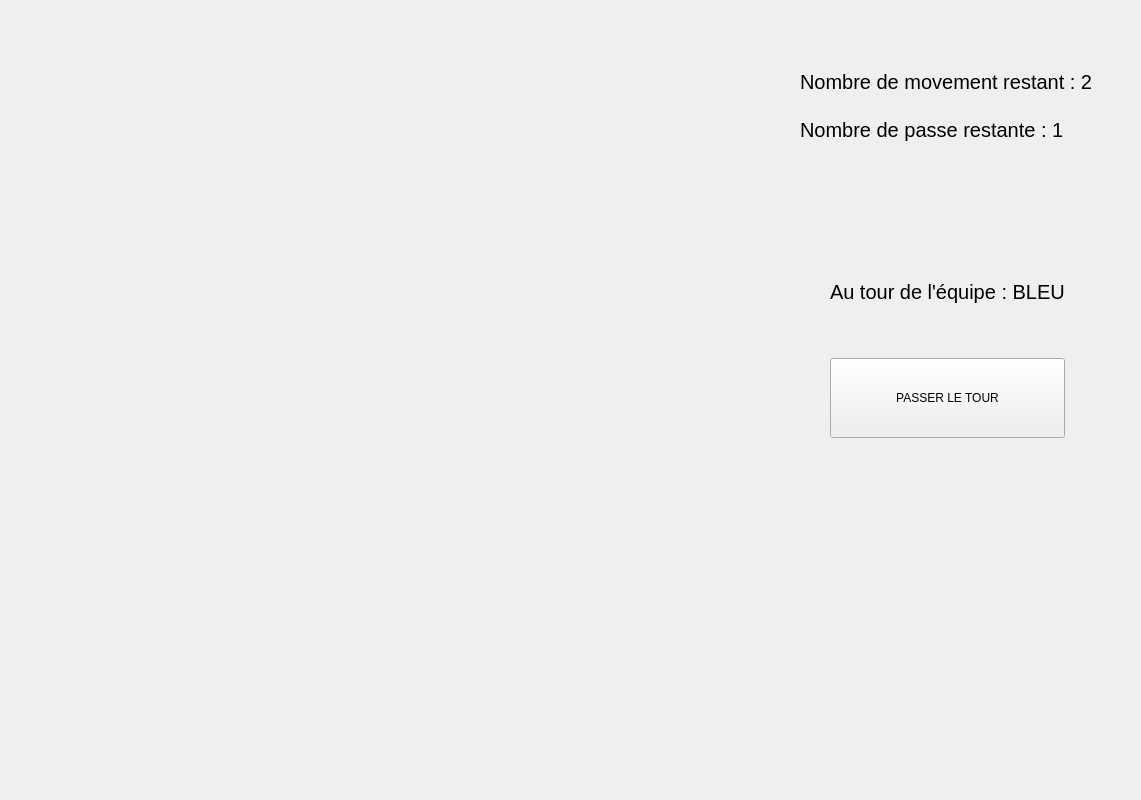
<?xml version="1.0" encoding="UTF-8"?>
<ui version="4.0">
 <class>Test</class>
 <widget class="QWidget" name="Test">
  <property name="geometry">
   <rect>
    <x>0</x>
    <y>0</y>
    <width>1141</width>
    <height>800</height>
   </rect>
  </property>
  <property name="minimumSize">
   <size>
    <width>1141</width>
    <height>800</height>
   </size>
  </property>
  <property name="windowTitle">
   <string>Form</string>
  </property>
  <widget class="BoardGui" name="widget" native="true">
   <property name="geometry">
    <rect>
     <x>20</x>
     <y>30</y>
     <width>750</width>
     <height>750</height>
    </rect>
   </property>
   <property name="minimumSize">
    <size>
     <width>750</width>
     <height>750</height>
    </size>
   </property>
  </widget>
  <widget class="QWidget" name="layoutWidget">
   <property name="geometry">
    <rect>
     <x>800</x>
     <y>60</y>
     <width>300</width>
     <height>91</height>
    </rect>
   </property>
   <layout class="QVBoxLayout" name="verticalLayout">
    <item>
     <widget class="QLabel" name="move">
      <property name="font">
       <font>
        <pointsize>15</pointsize>
       </font>
      </property>
      <property name="text">
       <string>Nombre de movement restant : 2</string>
      </property>
     </widget>
    </item>
    <item>
     <widget class="QLabel" name="passe">
      <property name="font">
       <font>
        <pointsize>15</pointsize>
       </font>
      </property>
      <property name="text">
       <string>Nombre de passe restante : 1</string>
      </property>
     </widget>
    </item>
   </layout>
  </widget>
  <widget class="QWidget" name="layoutWidget">
   <property name="geometry">
    <rect>
     <x>830</x>
     <y>280</y>
     <width>235</width>
     <height>158</height>
    </rect>
   </property>
   <layout class="QVBoxLayout" name="verticalLayout_2">
    <item>
     <widget class="QLabel" name="label">
      <property name="font">
       <font>
        <pointsize>15</pointsize>
       </font>
      </property>
      <property name="text">
       <string>Au tour de l'équipe : BLEU</string>
      </property>
     </widget>
    </item>
    <item>
     <spacer name="verticalSpacer">
      <property name="orientation">
       <enum>Qt::Vertical</enum>
      </property>
      <property name="sizeHint" stdset="0">
       <size>
        <width>20</width>
        <height>40</height>
       </size>
      </property>
     </spacer>
    </item>
    <item>
     <widget class="QPushButton" name="pushButton">
      <property name="minimumSize">
       <size>
        <width>50</width>
        <height>80</height>
       </size>
      </property>
      <property name="text">
       <string>PASSER LE TOUR</string>
      </property>
     </widget>
    </item>
   </layout>
  </widget>
  <widget class="QLabel" name="winer">
   <property name="geometry">
    <rect>
     <x>860</x>
     <y>500</y>
     <width>221</width>
     <height>61</height>
    </rect>
   </property>
   <property name="font">
    <font>
     <pointsize>15</pointsize>
     <weight>75</weight>
     <bold>true</bold>
    </font>
   </property>
   <property name="text">
    <string/>
   </property>
  </widget>
 </widget>
 <customwidgets>
  <customwidget>
   <class>BoardGui</class>
   <extends>QWidget</extends>
   <header>boardgui.h</header>
   <container>1</container>
  </customwidget>
 </customwidgets>
 <resources/>
 <connections/>
</ui>
